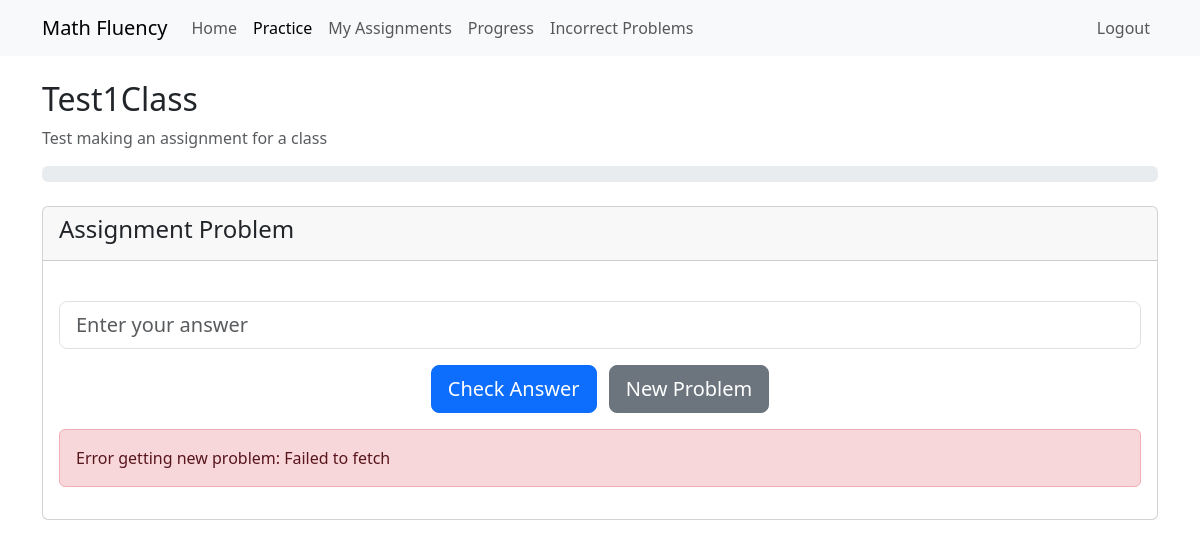
/practice?assignment_id=2 (signed in), run on an earlier commit of the app's database.
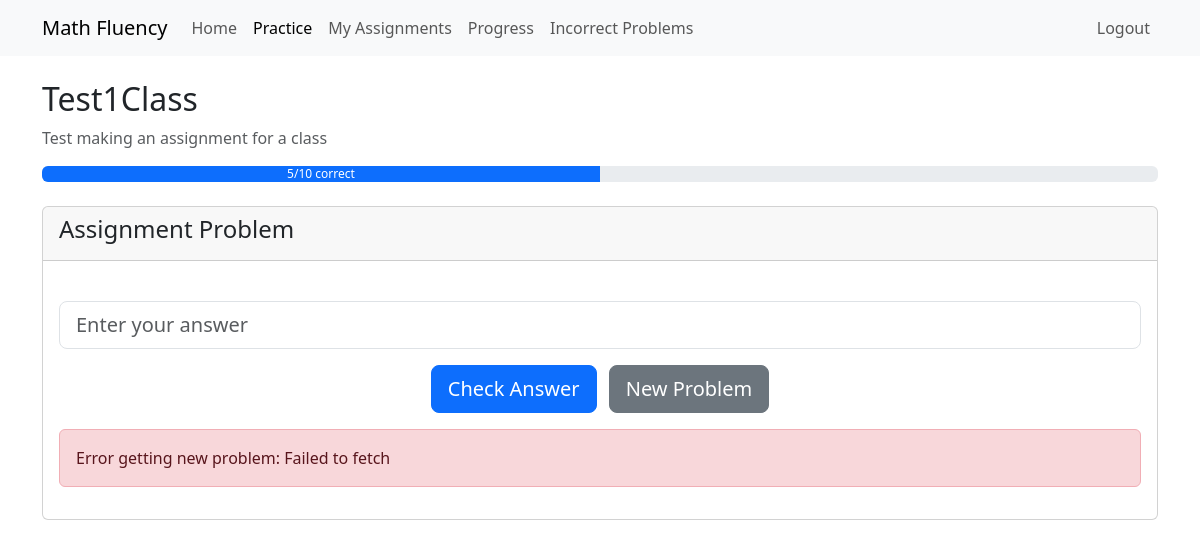
And on a later commit of the database.
### models/assignment.py (models this page shows, shortened)
class Assignment(db.Model):
    id = db.Column(db.Integer, primary_key=True)
    title = db.Column(db.String(100), nullable=False)
    description = db.Column(db.String(500))
    operation = db.Column(db.String(20), nullable=False)  # 'addition' or 'multiplication'
    level = db.Column(db.Integer, nullable=False)
    required_problems = db.Column(db.Integer, default=10)
    min_correct_percentage = db.Column(db.Integer, default=80)
    active = db.Column(db.Boolean, default=True)  # Whether the assignment is visible to students
    custom_number1 = db.Column(db.Integer)
    custom_number2 = db.Column(db.Integer)
    max_attempts_per_problem = db.Column(db.Integer, default=None)  # None means unlimited
    show_solution_after_attempts = db.Column(db.Integer, default=3)
    requires_work_shown = db.Column(db.Boolean, default=False)
    is_template = db.Column(db.Boolean, default=False)  # Can be saved as template
    partial_credit = db.Column(db.Boolean, default=True)
    late_submission_policy = db.Column(db.String(20), default='no_credit')  # no_credit, partial_credit, full_credit
    visibility = db.Column(db.String(20), default='immediate')  # immediate, date, prerequisite
    practice_mode_enabled = db.Column(db.Boolean, default=True)
    hint_system = db.Column(db.JSON)  # Store multiple levels of hints
    video_tutorial_url = db.Column(db.String(500))
    created_at = db.Column(db.DateTime, default=datetime.utcnow)
    available_from = db.Column(db.DateTime)
    due_date = db.Column(db.DateTime, nullable=False)
    is_graded = db.Column(db.Boolean, default=False)
    graded_at = db.Column(db.DateTime)
    is_class_assignment = db.Column(db.Boolean, default=True)
    teacher_id = db.Column(db.Integer, db.ForeignKey('user.id'), nullable=False)
    class_id = db.Column(db.Integer, db.ForeignKey('class.id'), nullable=True)
    teacher = db.relationship('User', backref='created_assignments', foreign_keys=[teacher_id])
    assigned_class = db.relationship('Class', backref='assignments')
    individual_students = db.relationship('User', secondary=student_assignments, backref='individual_assignments')
    student_progress = db.relationship('AssignmentProgress', backref='assignment', lazy='dynamic')
    prerequisites = db.relationship(
        'Assignment', secondary=prerequisite_assignments,
        primaryjoin=(prerequisite_assignments.c.assignment_id == id),
        secondaryjoin=(prerequisite_assignments.c.prerequisite_id == id),
        backref='required_for'
    )

class AssignmentProgress(db.Model):
    id = db.Column(db.Integer, primary_key=True)
    student_id = db.Column(db.Integer, db.ForeignKey('user.id'), nullable=False)
    assignment_id = db.Column(db.Integer, db.ForeignKey('assignment.id'), nullable=False)
    problems_attempted = db.Column(db.Integer, default=0)
    problems_correct = db.Column(db.Integer, default=0)
    completed = db.Column(db.Boolean, default=False)
    completed_at = db.Column(db.DateTime)
    started = db.Column(db.Boolean, default=False)
    start_time = db.Column(db.DateTime)
    total_time_spent = db.Column(db.Integer, default=0)  # Total time in seconds
    streak_count = db.Column(db.Integer, default=0)  # Consecutive correct answers
    mastery_level = db.Column(db.Float, default=0.0)  # 0.0 to 1.0
    last_attempt_at = db.Column(db.DateTime)
    practice_mode = db.Column(db.Boolean, default=False)
    student_notes = db.Column(db.Text)
    teacher_comment = db.Column(db.String(500))
    grade_override = db.Column(db.Integer)
    needs_review = db.Column(db.Boolean, default=False)
    student = db.relationship('User', backref='assignment_progress')

### routes/practice_routes.py (the view)
@practice_bp.route('/practice')
@login_required
def practice():
    assignment_id = request.args.get('assignment_id')
    if assignment_id:
        assignment = Assignment.query.get_or_404(assignment_id)
        progress = AssignmentProgress.query.filter_by(
            assignment_id=assignment_id,
            student_id=current_user.id
        ).first_or_404()
        print("Assignment mode: id=", assignment_id)  # Debug log
        print("Found assignment: id=", assignment.id)  # Debug log
        print("Found progress: id=", progress.id)  # Debug log
        return render_template('practice.html',
                            mode='assignment',
                            assignment=assignment,
                            progress=progress)
    else:
        print("Free practice mode")  # Debug log
        return render_template('practice.html',
                            mode='free')

### app.py (called while the page is built)
@login_manager.user_loader
def load_user(user_id):
    return User.query.get(int(user_id))

### templates/practice.html (shortened to what this page needs)
{% extends "base.html" %}
{% block content %}
<div class="container mt-4">
    {% if mode == 'assignment' %}
        <div class="row mb-4">
            <div class="col">
                <h2>{{ assignment.title }}</h2>
                <p class="text-muted">{{ assignment.description }}</p>
                <div class="progress">
                    <div id="assignment-progress" class="progress-bar" role="progressbar"
                         style="width: {{ (progress.problems_correct / assignment.required_problems * 100)|round }}%">
                        {{ progress.problems_correct }}/{{ assignment.required_problems }} correct
                    </div>
                </div>
            </div>
        </div>
    {% endif %}
    <div class="row">
        <div class="col-md-{% if mode == 'assignment' %}12{% else %}8{% endif %}">
            <div class="card">
                <div class="card-header">
                    <h4>
                        {% if mode == 'assignment' %}
                            Assignment Problem
                        {% else %}
                            Practice Problem
                        {% endif %}
                    </h4>
                </div>
                <div class="card-body">
                    <div id="problem-display">
                        <div id="answer-section" class="text-center">
                            <input type="number" id="answer-input" class="form-control form-control-lg mb-3" placeholder="Enter your answer">
                            <button id="check-answer" class="btn btn-primary btn-lg">Check Answer</button>
                            <button id="new-problem" class="btn btn-secondary btn-lg ms-2">New Problem</button>
                        </div>
                        <div id="feedback" class="mt-3"></div>
                    </div>
                </div>
            </div>
        </div>
    </div>
</div>
{% endblock %}

What changed in the data, as far as the page shows it:
shown differently, row unchanged: Assignment "Test1Class": required_problems (not shown) → "10"
now on this page (row edited): AssignmentProgress: problems_correct "5"
changed AssignmentProgress: problems_correct 0 → 5 (drawn)
Also different on the page:
text now shown: "/ correct"
